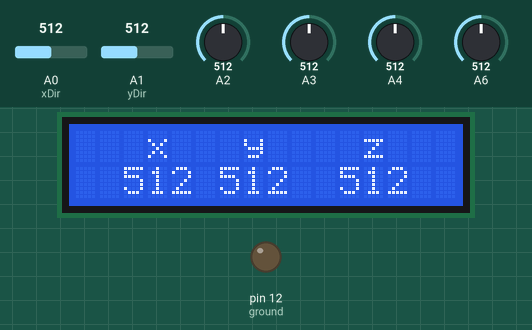
Simulated run of this sketch. Board: Arduino Uno, built with avr-gcc and run on an emulated ATmega328P. Parts: 16×2 character LCD, output pins drawn as LEDs (lit = HIGH). The test bench sets the inputs (shaded band); at power-on: A1 (yDir) = 512, A0 (xDir) = 512, A2 = 512, A3 = 512, A4 = 512, A6 = 512. Pins used as bus, display or sensor lines are not drawn; what the sketch prints to the serial monitor is not drawn.

Above: at 1.2 s.
1.3 s: A1 (yDir) set to 985
At 2.5 s:
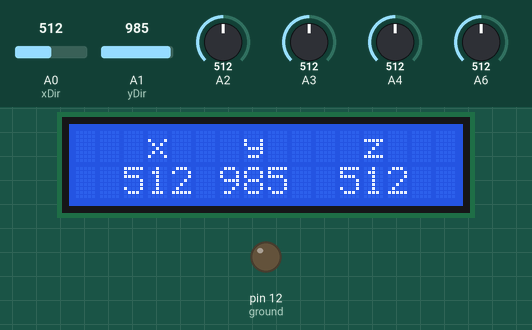
2.8 s: A1 (yDir) set to 1014
At 4.0 s:
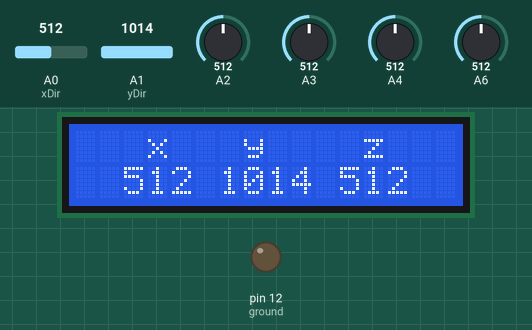
4.3 s: A0 (xDir) set to 716
At 4.8 s:
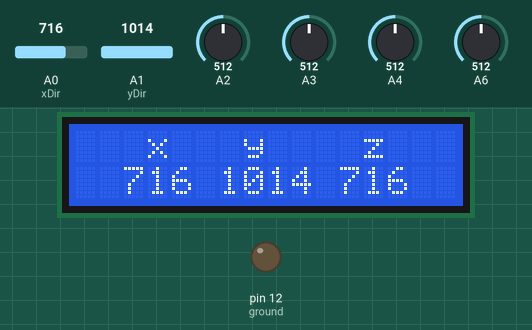
5.9 s: A0 (xDir) set to 992
At 6.5 s:
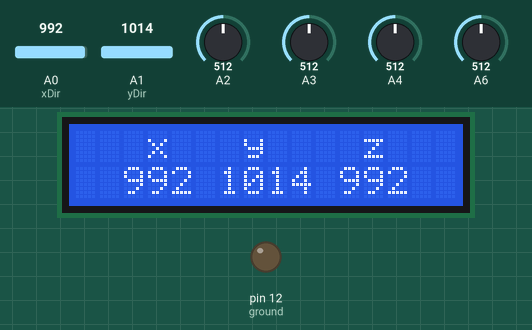
7.4 s: A0 (xDir) set to 306
At 8.3 s:
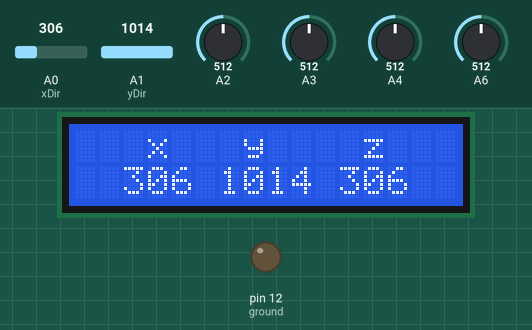
8.9 s: A1 (yDir) set to 992
At 9.8 s:
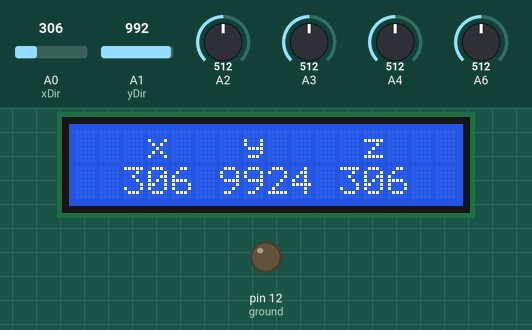
Timing chart, 0 to 11.4 s (numbered marks = the images above; inputs shaded):
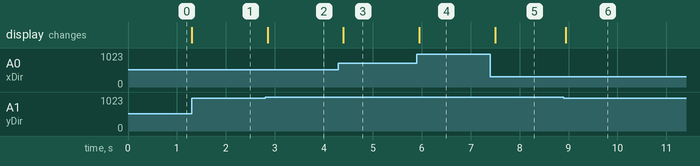

Measured:
- after the input at 1.3 s, the display: changes at once (image 1)
- after the input at 2.8 s, the display: changes after 0.05 s (image 2)
- after the input at 4.3 s, the display: changes after 0.10 s (image 3)
- after the input at 5.9 s, the display: changes after 0.05 s (image 4)
- after the input at 7.4 s, the display: changes after 0.10 s (image 5)
- after the input at 8.9 s, the display: changes at once (image 6)

The sketch:

_5_Display_accelerometer_ReadingsOnLCD.ino
```cpp
#include<LiquidCrystal.h>
const int ground = 12;
const int power = 13;

const int xDir = A0;
const int yDir = A1;
const int zDir = A2;
int x,y,z;
LiquidCrystal lcd(2,3,4,5,6,7);

void setup()
{
  Serial.begin(9600);
  lcd.begin(16,2);
  lcd.print("   x   y    z   ");
  pinMode(ground,OUTPUT);
  pinMode(power,OUTPUT);
  digitalWrite(ground,LOW);
  digitalWrite(power,HIGH);
}

void loop()
{
  x=analogRead(xDir);
  Serial.print(analogRead(x));
  Serial.print("\t");
  lcd.setCursor(2,1);
  lcd.print(x);
  y=analogRead(yDir);
  Serial.print(analogRead(y));
  Serial.print("\t");
  lcd.setCursor(6,1);
  lcd.print(y);
  z=analogRead(xDir);
  Serial.print(analogRead(z));
  Serial.println();
  lcd.setCursor(11,1);
  lcd.print(x);
  delay(100);
}
```
